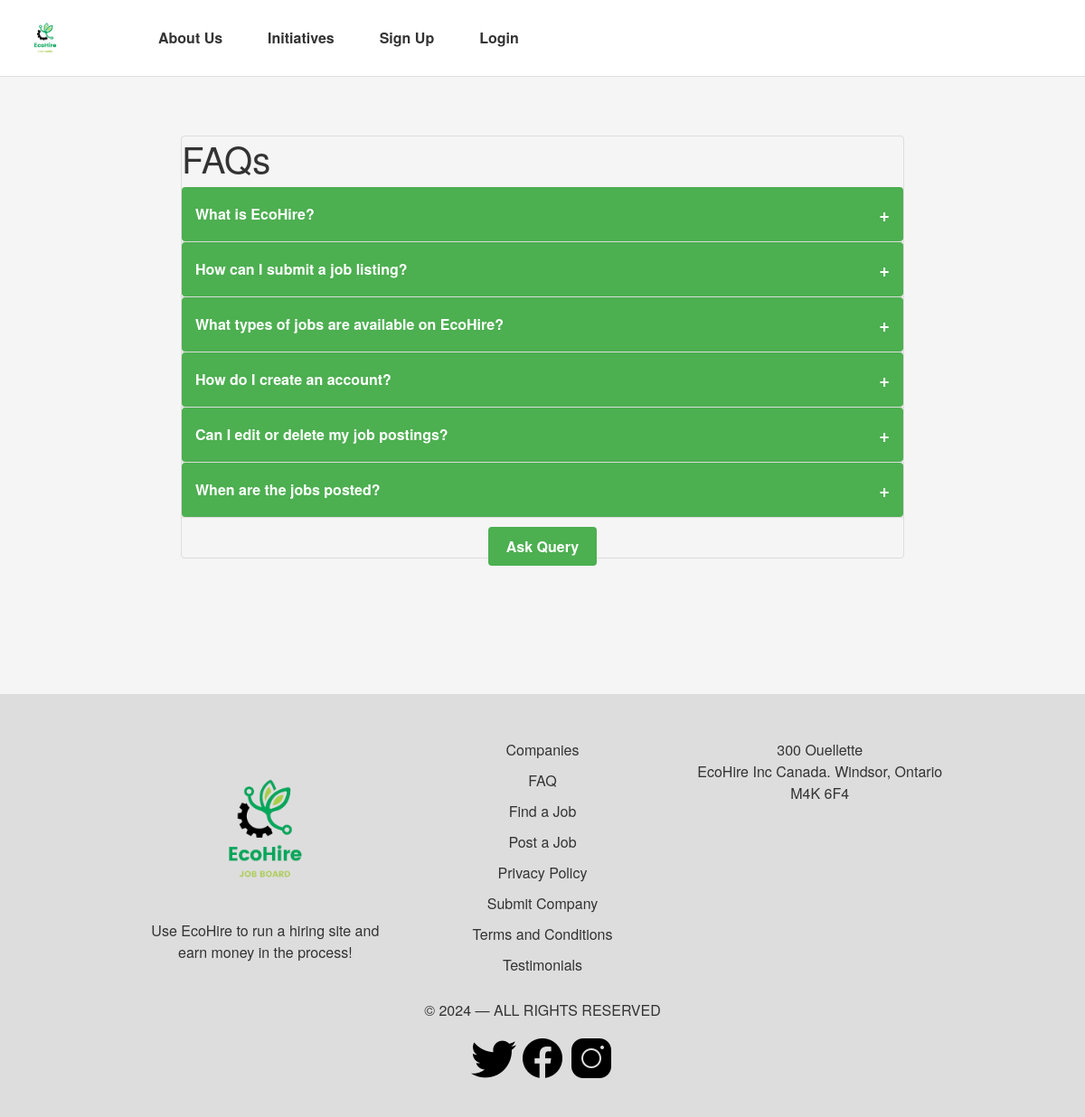
The app's page /myApp/faqs/, older data.
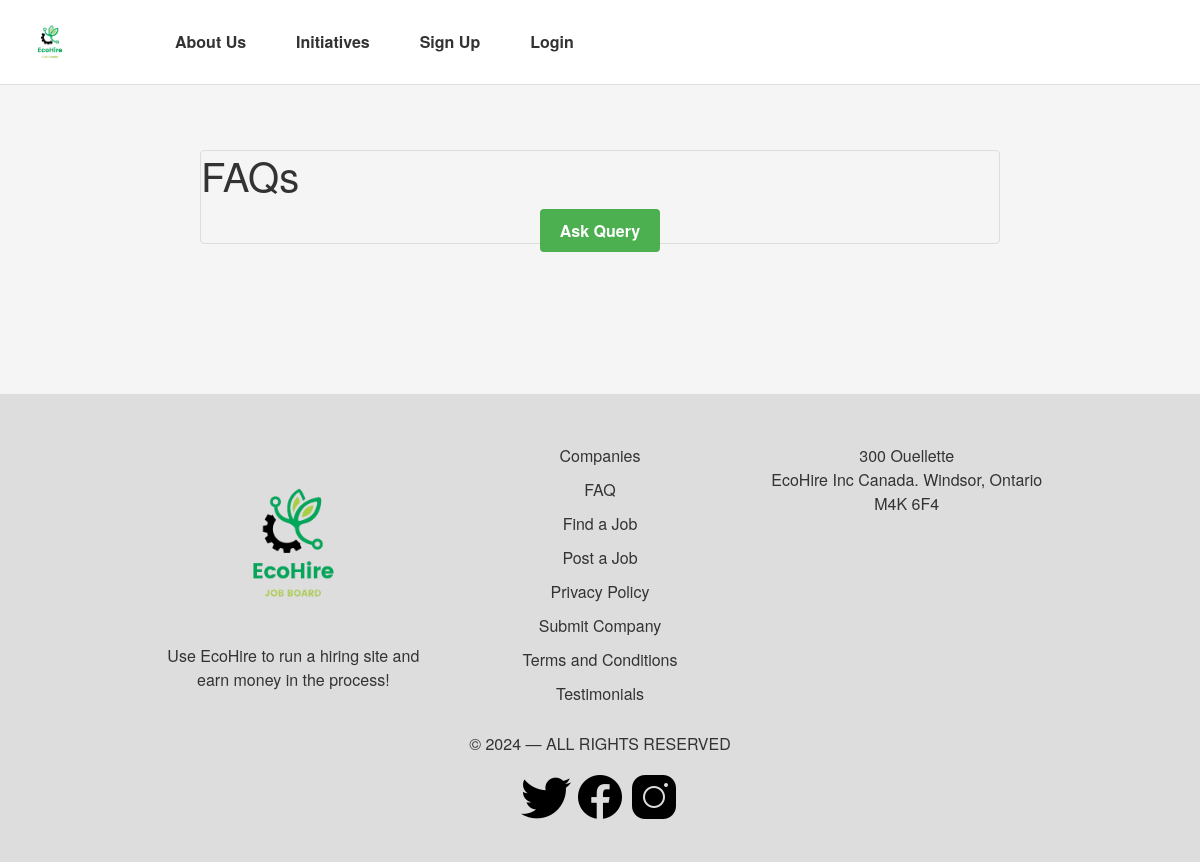
The same page, newer data.
### myApp/models.py (models this page shows, shortened)
class FAQ(models.Model):
    question = models.CharField(max_length=255)
    answer = models.TextField()
    is_published = models.BooleanField(default=True)

### myApp/views.py (the view)
# urls.py: path('faqs/', views.faq_list, name='faq_list'),
def faq_list(request):
    faqs = FAQ.objects.filter(is_published=True)
    return render(request, 'myApp/faq_list.html', {'faqs': faqs})

### myApp/Templates/myApp/faq_list.html (shortened to what this page needs)
{% extends 'myApp/base.html' %}
{% load static %}
{% block content %}
<div class="accordion">
    <h1>FAQs</h1>
    {% for faq in faqs %}
    <div class="accordion-item">
        <button class="accordion-button">
            {{ faq.question }}
            <span class="accordion-icon">+</span>
        </button>
    </div>
    {% endfor %}
 <div class="faq-submit-container">
    <a href="{% url 'myApp:faq_submission' %}" class="faq-submit-button">Ask Query</a>
</div>
</div>
{% endblock %}

Row changes from the older to the newer data that the page shows:
removed FAQ: question "What is EcoHire?"
removed FAQ: question "How can I submit a job listing?"
removed FAQ: question "What types of jobs are available on EcoHire?"
removed FAQ: question "How do I create an account?"
removed FAQ: question "Can I edit or delete my job postings?"
removed FAQ: question "When are the jobs posted?"
